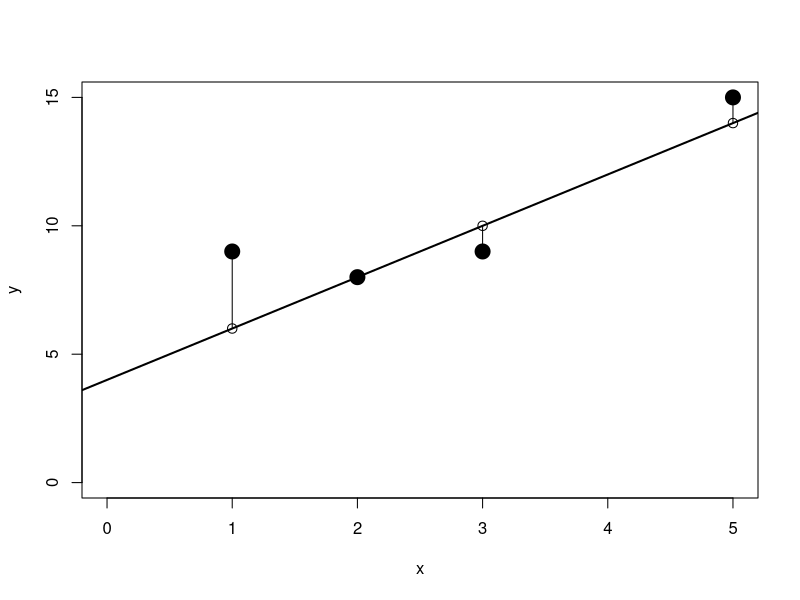
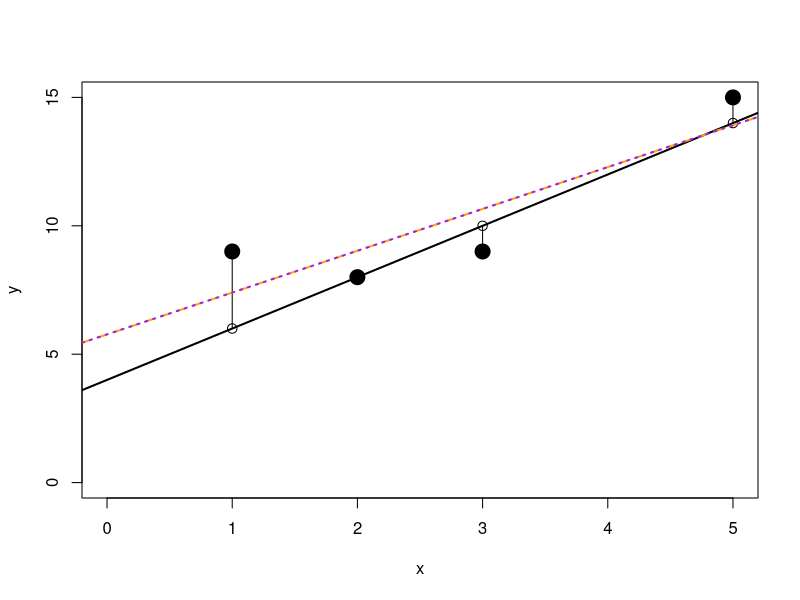
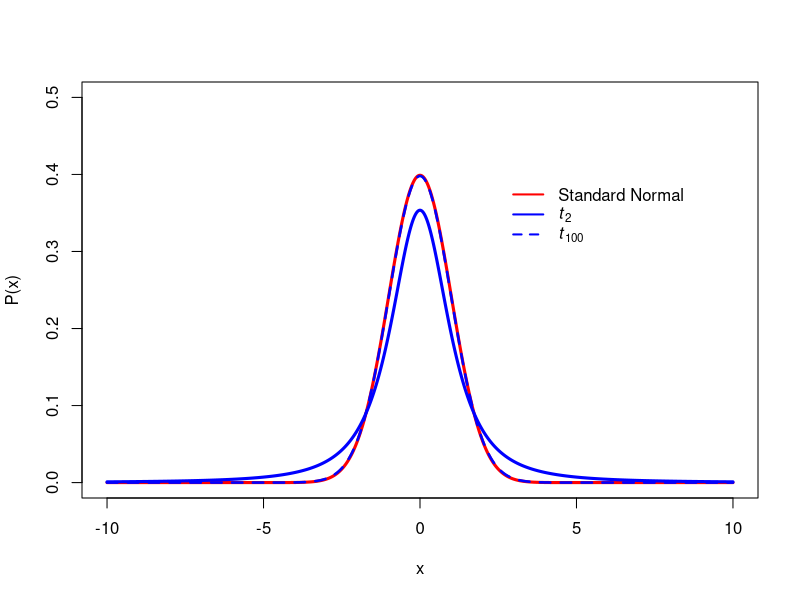
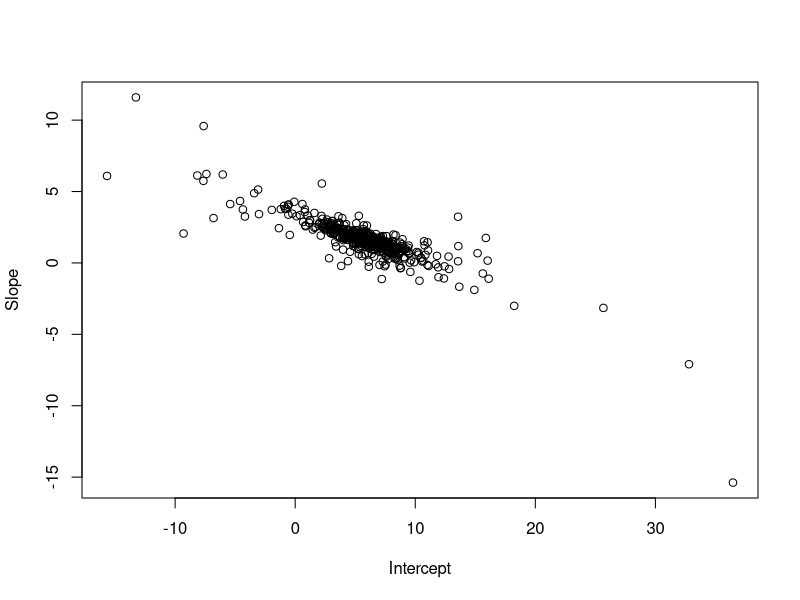
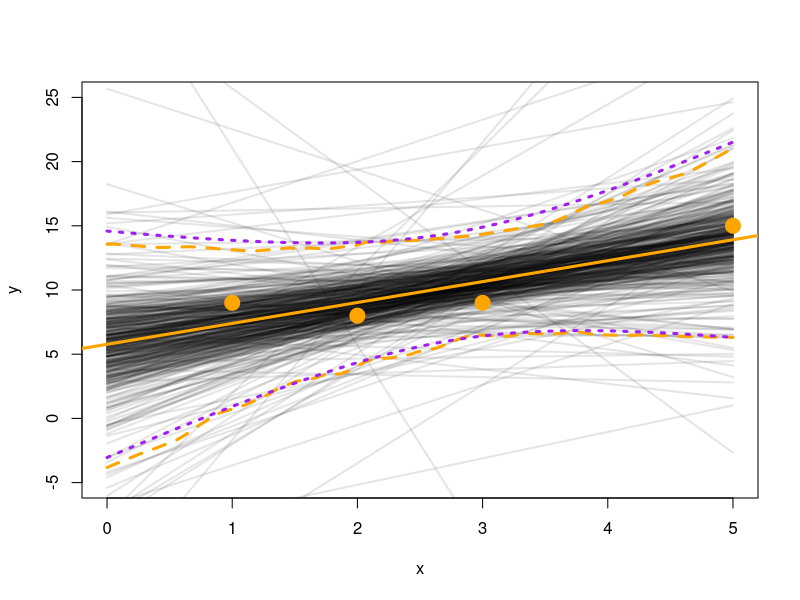

Source code (R) for these figures, in order:
## ---- chunk 1
n = 4 # number observations
p = 2 # number of parameters

# Covariate:
x0 = c(1,1,1,1) # placeholder for intercept
x1 = c(2,3,5,1) # value of x
xmat = matrix(data = c(x0,x1), 
               nrow = n, 
               ncol = p)
xmat

# Coefficients:
## betas[1]: intercept
## betas[2]: slope
betas = c(4, 2)

xmat %*% betas

# residuals
epsilon = c(0, -1, 1, 3)

# Data observations:
y = xmat %*% betas + epsilon
## ---- chunk 2

# Plot in layers
## Create a blank plotting canvas, specifying axis limits
plot(x=NA,y=NA, xlab = "x", ylab = "y",
     ylim = c(0,max(y)), xlim = c(0,max(x1)))
## Add data points
points(y ~ x1, pch = 19, cex = 2)
## Add known linear relationship
abline(coef = betas, col = "black", lwd = 2)

# Show the residuals:
segments(x0 = x1, x1 = x1,
         y0 = y, y1 = y - epsilon)

# Show the model predictions, \hat{y}:
y_hat = xmat %*% betas
points(y_hat ~ x1, cex = 1.25)
## ---- chunk 3
# Run the model:
lm_out = lm(y ~ 1 + x1)
# Show the summary output
summary(lm_out)
# Extract the estimated coefficients
lm_coef = coef(lm_out)
lm_coef
## ---- chunk 4

# Let's break up the normal equations into intermediates:
xtx = t(xmat) %*% xmat

## Use solve() to find inverse of xtx
## why solve()? See Appendix, linked above.
inv_xtx = solve(xtx)
xty = t(xmat) %*% y

bhat = inv_xtx %*% xty

# More efficient:
# Remember, xtx * bhat = xty
# So we can use solve() again
bhat_solve = solve(xtx, xty)

# Are they the same?

# How does this manual solution compare to lm()'s solution?
## ---- chunk 5

# Plot in layers
## Create a blank plotting canvas, specifying axis limits
plot(NA,NA,
     xlab = "x", ylab = "y",
     ylim = c(0,max(y)),
     xlim = c(0,max(x1)))
## Add data points
points(y ~ x1, pch = 19, cex = 2)
## Add known linear relationship
abline(coef = betas,
       col = "black", lwd = 2)

# Show the residuals:
segments(
  x0 = x1,
  x1 = x1,
  y0 = y,
  y1 = y - epsilon,
)

# Show the model predictions, \hat{y}:
y_hat = xmat %*% betas
points(y_hat ~ x1,
       cex = 1.25)

# Add the lm() estimate:
abline(coef = lm_coef,
       col = "orange", lty = 2, lwd = 2)

# Add the manual OLS estimate:
abline(coef = bhat_solve,
       col = "purple", lty = 3, lwd = 2)
## ---- chunk 6
# True sum of squares:
sum(epsilon)^2

# Estimated (i.e., minimized sum of squares):
## From lm()
sum(lm_out$residuals)^2

## From manual OLS
sum( (y - xmat %*% bhat_solve) )^2

## ---- chunk 7
# Extract the model summary, which has useful components
lm_out_summary = summary(lm_out)
# Extract the estimated residual standard deviation, sigma
est_sigma = lm_out_summary$sigma
est_sigma

# We already calculated (X^T X)^{-1} as inv_xtx
beta_cov_mat = inv_xtx * est_sigma^2
beta_cov_mat
se_beta = sqrt(diag(beta_cov_mat))
se_beta
## ---- chunk 8
#| echo: false

# Generate x sequence
n_seq = 1000
x_seq = seq(-10, 10, length.out = n_seq)

t_pdf_nu2 = dt(x_seq, df = 2)
t_pdf_nu100 = dt(x_seq, df = 100)
norm_pdf = dnorm(x_seq, mean = 0, sd = 1)

# compare to t-100
plot(NA,NA, xlab = "x", ylab = "P(x)", 
     xlim = range(x_seq), ylim = c(0, 0.5))
lines(norm_pdf~x_seq, col = "red", lwd = 3)
lines(t_pdf_nu2~x_seq, col = "blue", lwd = 3)
lines(t_pdf_nu100~x_seq, col = "blue", lwd = 2.5, lty = 2)
legend(x = 2.5, y = 0.4,
       legend = c("Standard Normal", expression(italic(t)[2]), expression(italic(t)[100])),
       lty = c(1,1,2), lwd= c(2,2,2), col = c("red", "blue", "blue"), bty = "n")
## ---- chunk 9
# Extract the degrees of freedom from the model (\nu)
# which can also be calculated as n - p
t_df = lm_out$df.residual

# Calculate t critical for alpha = 0.05
# This will give us the 95% conf interval (CI)
t_crit = qt(1-(0.05/2), df = t_df)

# Calculate the upper and lower CI for both betas
ci_int = lm_coef[1] + c(-1,1)*t_crit*se_beta[1]
ci_slope = lm_coef[2] + c(-1,1)*t_crit*se_beta[2]

# Construct a table of values
ci_mat = 
    rbind(c(lm_coef[1], ci_int),
          c(lm_coef[2], ci_slope))
colnames(ci_mat) = c("coef", "lowCI", "highCI")
rownames(ci_mat) = c("intercept", "slope")
ci_mat

# Compare these manual calculations to built-in
# function confint(), which by default extracts the 
# 95% CI for a lm() model's coefficients
confint(lm_out)
## ---- chunk 10
# We will "bootstrap" 1000 samples of intercept and slope
set.seed(3)
n_samp = 500

# Draw from the multivariate t 
# which represents (\hat{B} - B)
test_mat_deviates = 
  mnormt::rmt(n_samp, mean = c(0,0), S = beta_cov_mat, df = t_df)

# Now calculate the realized intercept and slope
# using the t-distributed deviates
test_mat_t = cbind(
  lm_coef[1] + c(test_mat_deviates[,1]),
  lm_coef[2] + c(test_mat_deviates[,2])
)

# Calculate the 95% quantiles and compare to the 
# calculated 95% confidence intervals from above
apply(test_mat_t, 
      MARGIN = 2, # applies function (FUN) to columns (dim 2)
      FUN = quantile, probs = c(0.025, 0.5, 0.975))

# Compare
ci_mat

# Plot the relationship between intercept and slope
# Notice the covariance
plot(test_mat_t, xlab = "Intercept", ylab = "Slope")
## ---- chunk 11
# Create a matrix that holds the values of x
# over which we want to interpolate the expected
# values of Y
x_fake_mat = 
  cbind(
    rep(1, times = 100),
    seq(0,max(x1),length.out = 100)
  )

# Create a function that will calculate the expected values
y_hat_fun = function(x, x_mat){
  x_mat %*% x
}

# Apply this function to all intercepts and slopes that
# we drew from the multivariate t
y_pred_mt = apply(test_mat_t, 1, y_hat_fun, x_mat=x_fake_mat)

# Summarize the 95% quantile of the expected value of Y
# at each value of x 
y_pred_mt_summary = apply(y_pred_mt, 1, quantile, probs = c(0.025, 0.975))
str(y_pred_mt_summary)
## ---- chunk 12
# Note that 'newdata' must be a data frame that includes the ranges
# of each covariate in the regression model for which you want 
# to generate interpolated or predicted values of the dependent variable

# Here we are calculated the expected values as well as the 
# 95% confidence intervals for those expected values
y_predict = predict(lm_out,
                 newdata = data.frame(x1 = c(x_fake_mat[,2])),
                 interval = "confidence", level = 0.95)
str(y_predict)
## ---- chunk 13
# plot
plot(x=NA,y=NA,xlab = "x", ylab = "y",
     xlim = c(0,max(x1)), ylim = c(-5, 25), pch = 19)
# Plot the expected values of Y for each pair of int/slope 
for(i in 1:n_samp){
  lines(y_pred_mt[,i] ~ x_fake_mat[,2],
        # Reduce the opacity of each line
        col = scales::alpha("black", alpha = 0.1), lwd = 2)
}
# Add the data points
points(y ~ x1, col = 'orange', pch = 19, cex = 2)
# Add the expected values of Y from \hat{B}
abline(coef = lm_coef, col = "orange", lwd = 3)
# Add the conf int of expected Y using multivariate t
lines(y_pred_mt_summary[1,] ~ x_fake_mat[,2], lty = 2, lwd = 3, col = "orange")
lines(y_pred_mt_summary[2,] ~ x_fake_mat[,2], lty = 2, lwd = 3, col = "orange")
# Add the conf int of expected Y using predict() function
lines(y_predict[,"lwr"]~ x_fake_mat[,2], lty = 3, lwd = 3, col = "purple")
lines(y_predict[,"upr"]~ x_fake_mat[,2], lty = 3, lwd = 3, col = "purple")
## ---- chunk 14

# Vector of real numbers
x = c(1, 2, 3, 4)

# sum of squares
sum(x^2)

# Evaluated as cross-product
t(x) %*% x
## Or with crossprod()
crossprod(x,x)

# Euclidean norm also known as the 2-norm
# so sum of squares is 2-norm, squared
norm(x, type = "2") ^ 2

## ---- chunk 15
# Create A and known X
A = matrix(c(1,1,
             5,2), ncol = 2)
X = matrix(c(2,3), ncol = 1)

# Dot product to calculate B
B = A %*% X

# Suppose you have A and B, but want to find X
X_solve = solve(A, B)

# Did it work?
X; X_solve
## ---- chunk 16
inv_A = solve(A)

#Did it work?
(inv_A %*% B)
X
